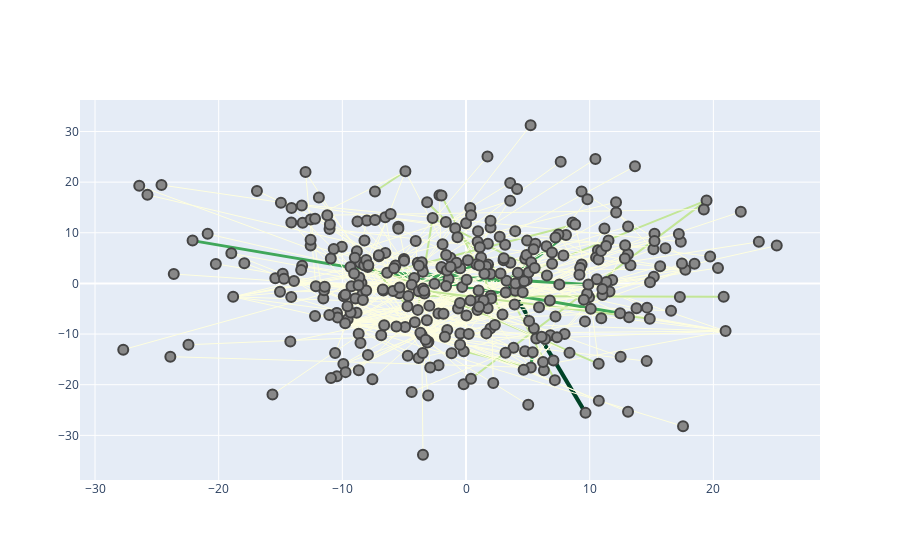

The notebook cell saved with this chart:
### Code cell
configure_plotly_browser_state()
plotNetworkSizeColor(WineGraph)
